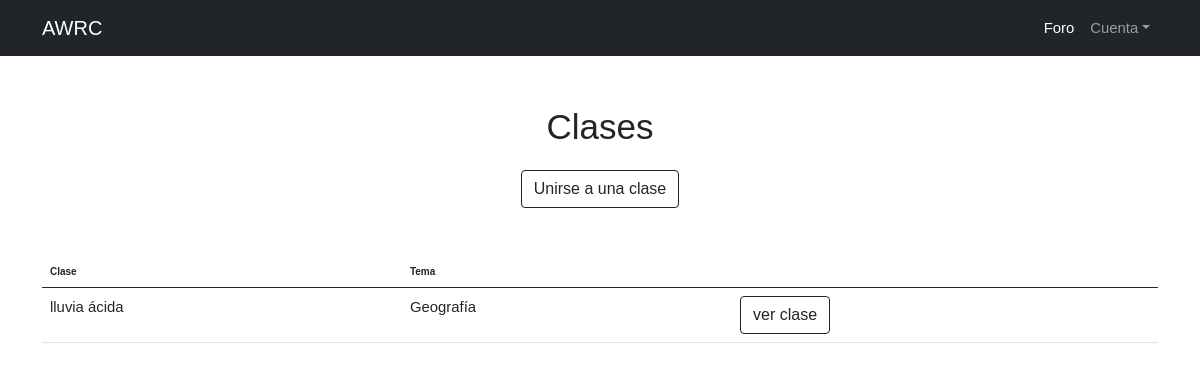
/MG1/ (signed in), run on an earlier commit of the app's database.
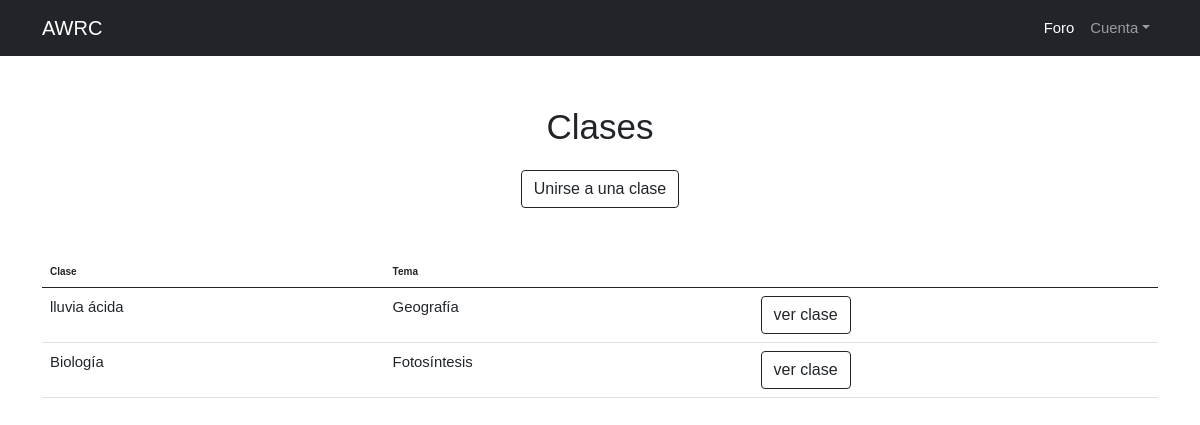
And on a later commit of the database.
### AMCE/models.py (models this page shows, shortened)
class Anadir(models.Model):
	user_id = models.ForeignKey(User, on_delete=models.CASCADE)
	codigo_materia = models.ForeignKey(Clases, on_delete=models.CASCADE)

class Clases(models.Model):
	codigo = models.CharField(max_length=10, primary_key=True)
	tema = models.CharField(max_length=100)
	nombre = models.CharField(max_length=100)

### AMCE/views.py (the view)
# urls.py: path('MG1/', views.MG1, name = 'MG1'),
@login_required
def MG1(request):
	equipo = Equipo.objects.filter(numEquipo=1);
	print(equipo)
	if equipo == 2:
		print(1)
	else:
		print(2)
	anadir = Anadir()
	code = Anadir.objects.filter(user_id_id=request.user.pk)
	a = request.POST
	current_user = get_object_or_404(User, pk=request.user.pk)
	args = {'form': a, 'code':code}
	if request.method == 'POST':
		print(a)
		codigo_ingresado = request.POST.get("new")
		anadir.codigo_materia = Clases.objects.get(codigo = request.POST.get("new"))
		codigo_clase = Anadir(user_id=current_user,codigo_materia=anadir.codigo_materia)
		codigo_clase.save()
	return render(request,"AMCE/SelEquipo.html",args)

### AMCE/templates/AMCE/SelEquipo.html (shortened to what this page needs)
{% extends 'AMCE/MG1.html'%}
{% block content %}
    <div >
      <br>
      <br>
      <blockquote class="blockquote text-center">
        <p class="mb-0" style="margin-top: 15px; font-size: 35px;">Clases</p>
      </blockquote>
    </div>
    <center>
      <a class="btn btn-outline-dark" id="myBtn">Unirse a una clase</a>
    </center>
    <div class="container mt-5">
      <table class="table">
            <thead>
            <th>Clase</th>
            <th>Tema</th>
            <th></th>
        </thead>
        <tbody>
          {% for codigo in code %}
              <tr>
              <td><a style="size: 30px" >{{codigo.codigo_materia.tema}}</a></td>
              <td><a style="size: 30px" >{{codigo.codigo_materia.nombre}}</a></td>
              <td><a class="btn btn-outline-dark" id="" href="/paso1-1" style="size: 1px">ver clase</a></td>
            </tr>
          {% endfor %}
        </tbody>
      </table>
    </div>
{% endblock%}

What changed in the data, as far as the page shows it:
added Anadir: codigo_materia.tema "Biología", codigo_materia.nombre "Fotosíntesis"
